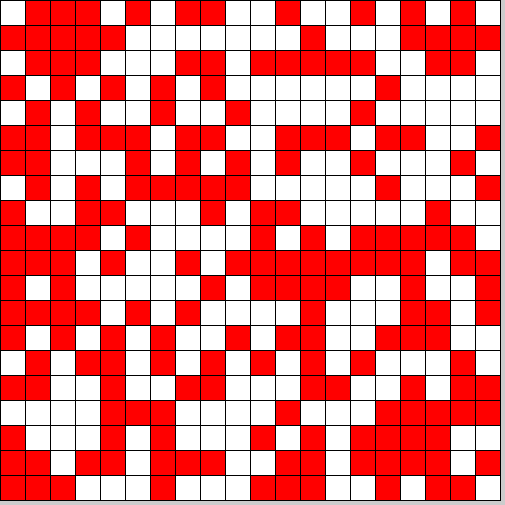
Frame 1 (no input)
Frame 60 (the mouse pressed at the canvas centre just before this capture): identical to frame 1, image omitted
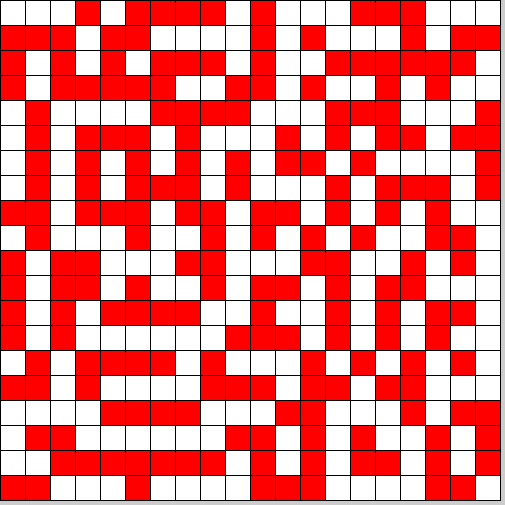
Frame 120 (the mouse held since frame 60 and released just before this capture)

The Processing sketch that drew these frames (run headless with seeded random() and noise(); from frame 60 on, the mouse is pressed at the canvas centre):

// Processing sketch: symulacja3
// ── symulacja3.pde
//Control parameters
float Ones=0.5; //How many "ones" in the array
int N=20;       //array side

//For visualisation
int S=20;       //cell width & height

//2D "World" of individuals
int A[][] = new int[N][N];

//Initialisation
void setup()
{
  size(505,505);
  S=width/N;
  for(int i=0;i<N;i++)
   for(int j=0;j<N;j++)
   if( random(0,1) < Ones )
    A[i][j]=1;
    else
    A[i][j]=-1;
}

int Step=0;
void DoMonteCarloStep()//Implementation of dynamic
{
   println("Step "+Step);
   for(int a=0;a<N*N;a++) //as many times as number of cells 
   {
     int i=int(random(N));
     int j=int(random(N));
     
     int impact=0; //Calculate summ of impacts
     for(int m=i-1;m<=i+1;m++)
      for(int n=j-1;n<=j+1;n++)
      {
        int p=(m+N)%N;
        int r=(n+N)%N;
        impact+=A[p][r];
      }
  
     if(impact>=0)//Reversed reaction!!!
       A[i][j]=-1;
       else
       A[i][j]=1;    
   }
   Step++;//Counting of steps
}

//Running - visualisation and dynamics
int frame=0;
void draw()
{
 //print((frame++)+" ");//Counting of frames
 for(int i=0;i<N;i++)//visualisation
  for(int j=0;j<N;j++)
  {
    if(A[i][j]==1)
    {
      fill(255,0,0);
    }
    else
    {
      fill(255);
    }
    rect(i*S,j*S,S,S);
  }  
  
  if(mousePressed==true)//if something on input
  {
      DoMonteCarloStep();//dynamics
      mousePressed=false;//A jakby to wykomentować?
  }
}
